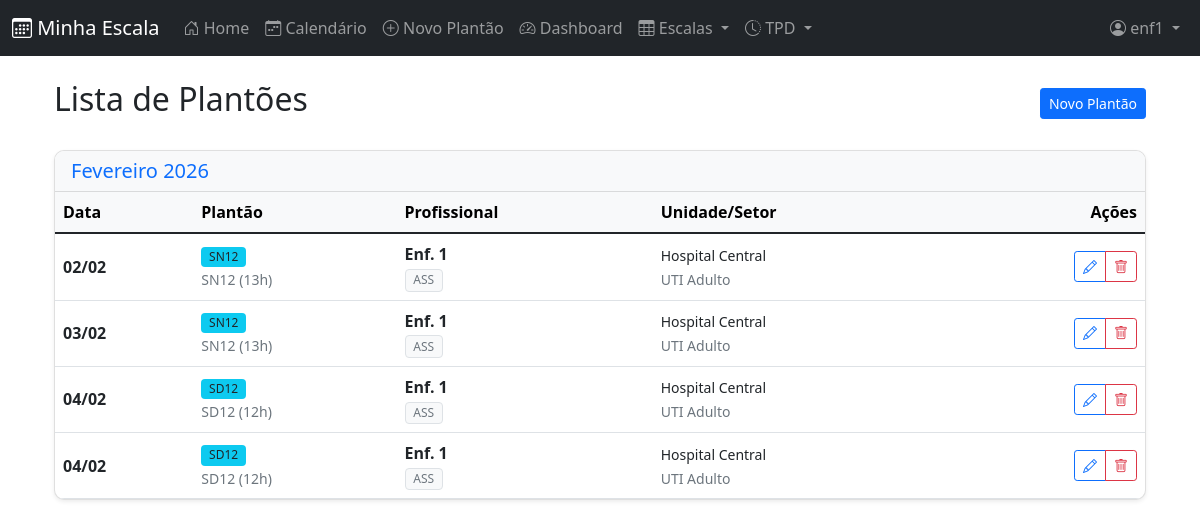
Page /eventos/ (signed in) on the earlier database version.
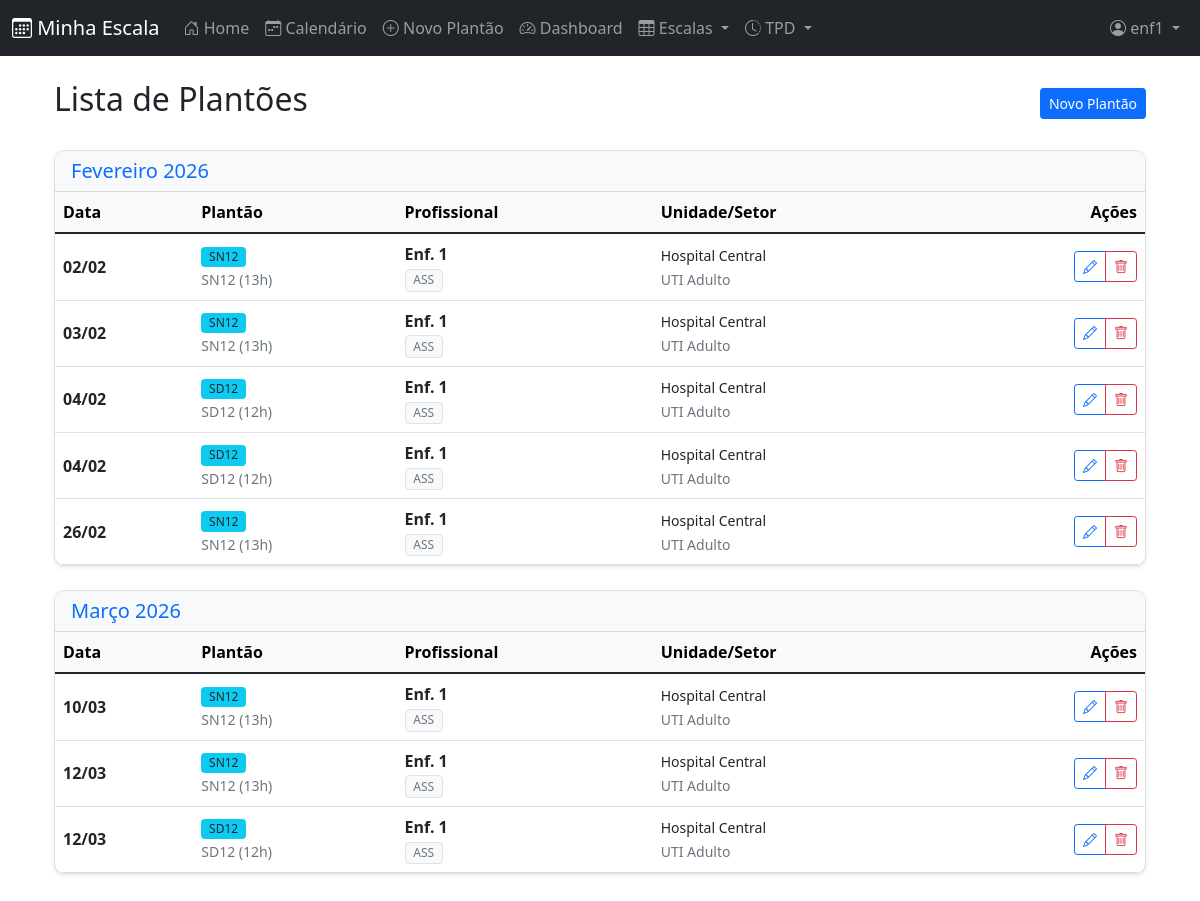
Same page on the later database version.
### cal/models.py (models this page shows, shortened)
class EventoEscala(models.Model):
    data = models.DateField()
    profissional = models.ForeignKey(
        Matricula,
        on_delete=models.CASCADE,
        related_name="eventos"
    )
    tipo = models.ForeignKey(
        TipoEvento,
        on_delete=models.CASCADE
    )
    hospital = models.ForeignKey(
        Hospital,
        on_delete=models.PROTECT
    )
    setor = models.ForeignKey(
        Setor,
        on_delete=models.PROTECT
    )
    criado_por = models.ForeignKey(
        User,
        on_delete=models.PROTECT,
        related_name="eventos_criados"
    )
    observacao = models.TextField(blank=True, null=True)
    criado_em = models.DateTimeField(auto_now_add=True)

class TipoEvento(models.Model):
    CORES_CHOICES = [
        ('#007bff', 'Azul'),
        ('#6610f2', 'Roxo'),
        ('#6f42c1', 'Lilás'),
        ('#e83e8c', 'Rosa'),
        ('#dc3545', 'Vermelho'),
        ('#fd7e14', 'Laranja'),
        ('#ffc107', 'Amarelo'),
        ('#28a745', 'Verde'),
        ('#20c997', 'Turquesa'),
        ('#17a2b8', 'Ciano'),
        ('#6c757d', 'Cinza'),
        ('#343a40', 'Preto'),
    ]
    tipo_base = models.ForeignKey(Tipo, on_delete=models.CASCADE, related_name="eventos", verbose_name="Tipo Base", null=True, blank=True)
    codigo = models.CharField(max_length=10, verbose_name="Código")
    descricao = models.CharField(max_length=50, verbose_name="Descrição")
    horas = models.PositiveIntegerField(verbose_name="Carga Horária (Horas)")
    cor = models.CharField(max_length=20, choices=CORES_CHOICES, default='#007bff', verbose_name="Cor")
    class Meta:
        verbose_name = "Tipo de Evento"
        verbose_name_plural = "Tipos de Evento"
        unique_together = ("codigo", "descricao")

class Matricula(models.Model):
    user = models.OneToOneField(
        User,
        on_delete=models.CASCADE,
        related_name="matricula",
        null=True,
        blank=True
    )
    perfil = models.ForeignKey(PerfilUsuario, on_delete=models.SET_NULL, null=True, blank=True, related_name='matriculas_vinculadas')
    nome_completo = models.CharField(max_length=200)
    nome_exibicao = models.CharField(max_length=50, verbose_name="Nome de Exibição", default="")
    matricula = models.CharField(max_length=30, unique=True)
    coren = models.CharField(max_length=30, blank=True, null=True)
    hospital = models.ForeignKey(
        Hospital,
        on_delete=models.PROTECT,
        related_name="profissionais"
    )
    setor = models.ForeignKey(
        Setor,
        on_delete=models.PROTECT,
        related_name="profissionais",
        null=True,
        blank=True
    )
    especialidade = models.ForeignKey(
        Especialidade,
        on_delete=models.SET_NULL,
        related_name="profissionais",
        null=True,
        blank=True
    )
    carga_horaria_semanal = models.PositiveIntegerField(default=40)
    ativo = models.BooleanField(default=True)
    class Meta:
        ordering = ["nome_exibicao"]

class Especialidade(models.Model):
    nome = models.CharField(max_length=100, verbose_name="Especialidade")
    class Meta:
        verbose_name = "Especialidade"
        verbose_name_plural = "Especialidades"

### core/models.py (models this page shows, shortened)
class Hospital(models.Model):
    nome = models.CharField(max_length=150, unique=True)
    sigla = models.CharField(max_length=20, blank=True, null=True)

class Setor(models.Model):
    nome = models.CharField(max_length=100)
    hospital = models.ForeignKey(
        Hospital,
        on_delete=models.CASCADE,
        related_name="setores"
    )
    class Meta:
        unique_together = ("nome", "hospital")

### cal/views/views_cal.py (the view, shortened to what this page needs)
# urls.py: path('eventos/', views_cal.MeusPlantoesListView.as_view(), name='listar_eventos'),
class MeusPlantoesListView(LoginRequiredMixin, ListView):
    model = EventoEscala
    template_name = 'cal/lista_eventos.html'
    context_object_name = 'eventos'
    def get_queryset(self):
        user = self.request.user
        matricula = get_matricula(user)
        if is_admin(user):
            return EventoEscala.objects.all().order_by('data')
        if not matricula:
            return EventoEscala.objects.none()
        if is_enfermeiro(user):
            oficiais = Q(
                hospital=matricula.hospital,
                setor=matricula.setor,
            ) & ~Q(criado_por__cal_perfil__tipo='ENFERMEIRO')
            privados = Q(criado_por=user, profissional=matricula)
            return EventoEscala.objects.filter(
                oficiais | privados
            ).order_by('data')
        return EventoEscala.objects.none()

### cal/permissions.py (called while the page is built)
def get_perfil(user):
    return getattr(user, 'cal_perfil', None)

def get_matricula(user):
    return getattr(user, 'matricula', None)

def is_admin(user):
    perfil = get_perfil(user)
    return user.is_staff or (perfil is not None and perfil.tipo == 'ADMIN')

def is_escalante(user):
    perfil = get_perfil(user)
    return perfil is not None and perfil.tipo == 'ESCALANTE'

def is_enfermeiro(user):
    perfil = get_perfil(user)
    return perfil is not None and perfil.tipo == 'ENFERMEIRO'

### templates/cal/lista_eventos.html (shortened to what this page needs)
{% extends 'base.html' %}
{% block content %}
<div class="container mt-4">
    <div class="d-flex justify-content-between align-items-center mb-4">
        <h2>Lista de Plantões</h2>
        <a href="{% url 'cal:event_new' %}" class="btn btn-primary btn-sm">Novo Plantão</a>
    </div>
    {% if eventos %}
        {% regroup eventos by data|date:"F Y" as meses_eventos %}
        {% for mes in meses_eventos %}
            <div class="card mb-4 shadow-sm">
                <div class="card-header bg-light">
                    <h5 class="mb-0 text-primary">{{ mes.grouper|capfirst }}</h5>
                </div>
                <div class="card-body p-0">
                    <div class="table-responsive">
                        <table class="table table-hover mb-0">
                            <thead class="table-light">
                                <tr>
                                    <th>Data</th>
                                    <th>Plantão</th>
                                    <th>Profissional</th>
                                    <th>Unidade/Setor</th>
                                    <th class="text-end">Ações</th>
                                </tr>
                            </thead>
                            <tbody>
                                {% for evento in mes.list %}
                                <tr id="event-row-{{ evento.id }}">
                                    <td class="align-middle"><strong>{{ evento.data|date:"d/m" }}</strong></td>
                                    <td class="align-middle">
                                        <span class="badge bg-info text-dark">{{ evento.tipo.descricao|default:"-" }}</span><br>
                                        <small class="text-muted">{{ evento.tipo.codigo }} ({{ evento.tipo.horas }}h)</small>
                                    </td>
                                    <td class="align-middle">
                                        <div class="fw-bold">{{ evento.profissional.nome_exibicao }}</div>
                                        {% if evento.profissional.especialidade %}
                                            <span class="badge bg-light text-muted border">{{ evento.profissional.especialidade.nome }}</span>
                                        {% endif %}
                                    </td>
                                    <td class="align-middle">
                                        <small>{{ evento.hospital.nome|default:"-" }}</small><br>
                                        <small class="text-muted">{{ evento.setor.nome|default:"" }}</small>
                                    </td>
                                    <td class="text-end align-middle">
                                        <div class="btn-group btn-group-sm">
                                            <a class="btn btn-outline-primary" href="{% url 'cal:event_edit' evento.id %}">
                                                <i class="bi bi-pencil"></i>
                                            </a>
                                            <button class="btn btn-outline-danger delete-event" data-id="{{ evento.id }}" data-url="{% url 'cal:excluir_evento' evento.id %}">
                                                <i class="bi bi-trash"></i>
                                            </button>
                                        </div>
                                    </td>
                                </tr>
                                {% endfor %}
                            </tbody>
                        </table>
                    </div>
                </div>
            </div>
        {% endfor %}
    {% else %}
        <div class="text-center py-5">
            <i class="bi bi-calendar-x display-1 text-muted"></i>
            <p class="mt-3">Nenhum plantão cadastrado para este usuário.</p>
            <a href="{% url 'cal:event_new' %}" class="btn btn-primary">Cadastrar Primeiro Plantão</a>
        </div>
    {% endif %}
</div>
{% endblock %}

### templates/base.html (shortened to what this page needs)
{% load static %}
<!DOCTYPE html>
<html lang="pt-br">
<head>
    <link href="https://cdn.jsdelivr.net/npm/bootstrap@5.1.3/dist/css/bootstrap.min.css" rel="stylesheet">
    <link rel="stylesheet" href="https://cdn.jsdelivr.net/npm/bootstrap-icons@1.8.1/font/bootstrap-icons.css">
    <link href="{% static 'css/simple-sidebar.css' %}" rel="stylesheet">
    <link href="{% static 'css/fontawesome.min.css' %}" rel="stylesheet">
    <link rel="stylesheet" type="text/css" href="{% static 'css/calendar.css' %}">
</head>
<body>
    {% include 'navbar.html' %}
    <main class="container mt-4 mb-5">
        {% block content %}{% endblock %}
    </main>
</body>
</html>

### templates/navbar.html (shortened to what this page needs)
<nav class="navbar navbar-expand-md navbar-dark bg-dark">
    <div class="container-fluid">
        <a class="navbar-brand" href="{% url 'cal:home' %}"><i class="bi bi-calendar3"></i> Minha Escala</a>
        <div class="offcanvas offcanvas-end bg-dark text-white" tabindex="-1" id="offcanvasNavbar">
            <div class="offcanvas-body">
                <div class="navbar-nav me-auto">
                    <a class="nav-link" href="{% url 'cal:home' %}"><i class="bi bi-house-door"></i> Home</a>
                    {% if user.is_authenticated %}
                    <a class="nav-link" href="{% url 'cal:calendar' %}"><i class="bi bi-calendar-week"></i> Calendário</a>
                    <a class="nav-link" href="{% url 'cal:event_new' %}"><i class="bi bi-plus-circle"></i> Novo Plantão</a>
                    <a class="nav-link" href="{% url 'cal:dashboard' %}"><i class="bi bi-speedometer2"></i> Dashboard</a>
                    <div class="nav-item dropdown">
                        <a class="nav-link dropdown-toggle" href="#" id="escalaDropdown" role="button" data-bs-toggle="dropdown" aria-expanded="false">
                            <i class="bi bi-table"></i> Escalas
                        </a>
                    </div>
                    <div class="nav-item dropdown">
                        <a class="nav-link dropdown-toggle" href="#" id="tpdDropdown" role="button" data-bs-toggle="dropdown" aria-expanded="false">
                            <i class="bi bi-clock-history"></i> TPD
                        </a>
                    </div>
                    {% endif %}
                </div>
                <div class="navbar-nav">
                    {% if user.is_authenticated %}
                        <div class="nav-item dropdown">
                            <a class="nav-link dropdown-toggle" href="#" id="navbarDropdown" role="button" data-bs-toggle="dropdown" aria-expanded="false">
                                <i class="bi bi-person-circle"></i> {{ user.username }}
                            </a>
                        </div>
                    {% else %}
                        <a class="nav-link" href="{% url 'cal:login' %}">
                            <i class="bi bi-box-arrow-in-right"></i> Login
                        </a>
                    {% endif %}
                </div>
            </div>
        </div>
    </div>
</nav>

### templates/cal/lista_eventos.html (style rules this page uses)
.table-responsive { border: none; }
.card { border-radius: 10px; overflow: hidden; }
.badge { font-weight: 500; }

Differences in the rows shown:
added EventoEscala: data "26/02", tipo.descricao "SN12", tipo.codigo "SN12", tipo.horas "13", profissional.nome_exibicao "Enf. 1", profissional.especialidade.nome "ASS", hospital.nome "Hospital Central", setor.nome "UTI Adulto", shown under "Fevereiro 2026"
added EventoEscala: data "10/03", tipo.descricao "SN12", tipo.codigo "SN12", tipo.horas "13", profissional.nome_exibicao "Enf. 1", profissional.especialidade.nome "ASS", hospital.nome "Hospital Central", setor.nome "UTI Adulto", shown under "Março 2026"
added EventoEscala: data "12/03", tipo.descricao "SN12", tipo.codigo "SN12", tipo.horas "13", profissional.nome_exibicao "Enf. 1", profissional.especialidade.nome "ASS", hospital.nome "Hospital Central", setor.nome "UTI Adulto", shown under "Março 2026"
added EventoEscala: data "12/03", tipo.descricao "SD12", tipo.codigo "SD12", tipo.horas "12", profissional.nome_exibicao "Enf. 1", profissional.especialidade.nome "ASS", hospital.nome "Hospital Central", setor.nome "UTI Adulto", shown under "Março 2026"
Other differences:
new list line: "Março 2026 Data Plantão Profissional Unidade/Setor Ações"
